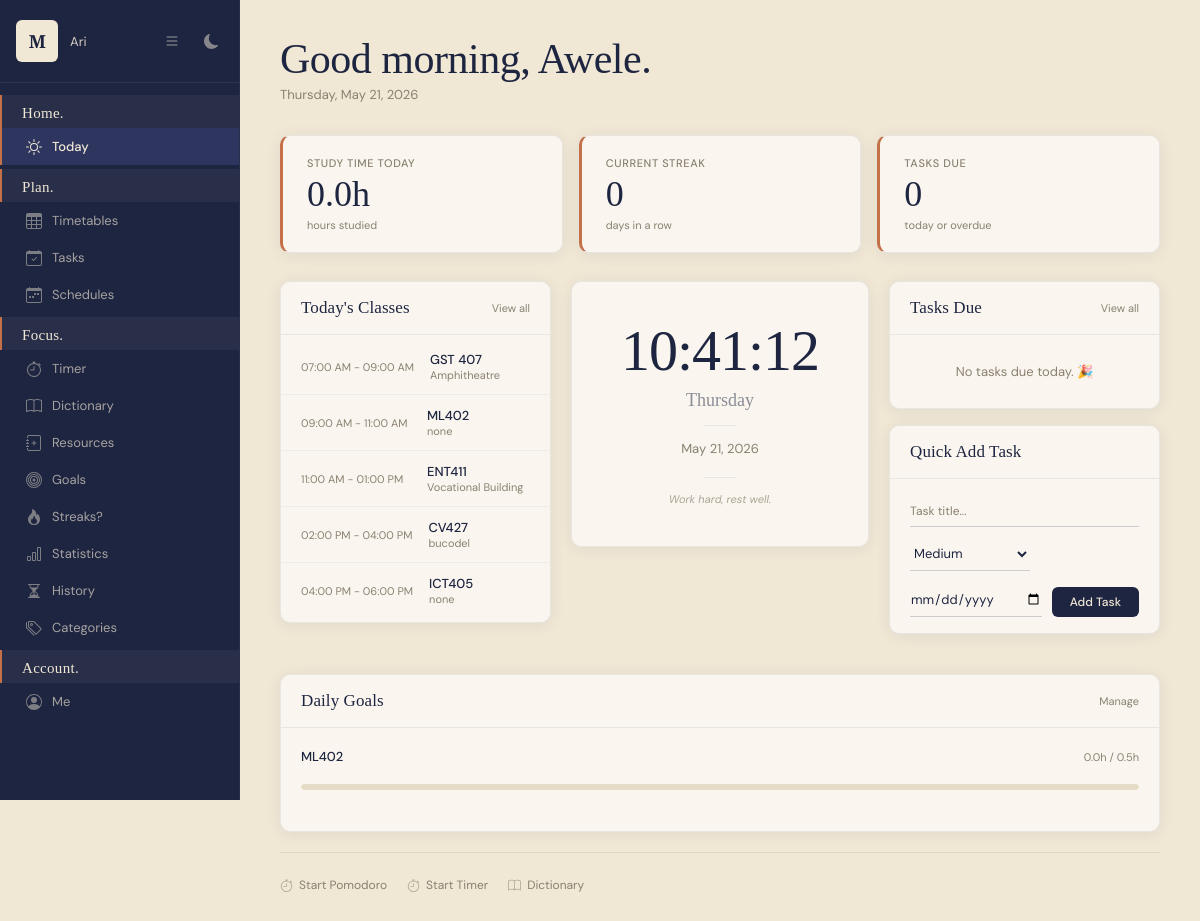
Page / (signed in) on the earlier database version.
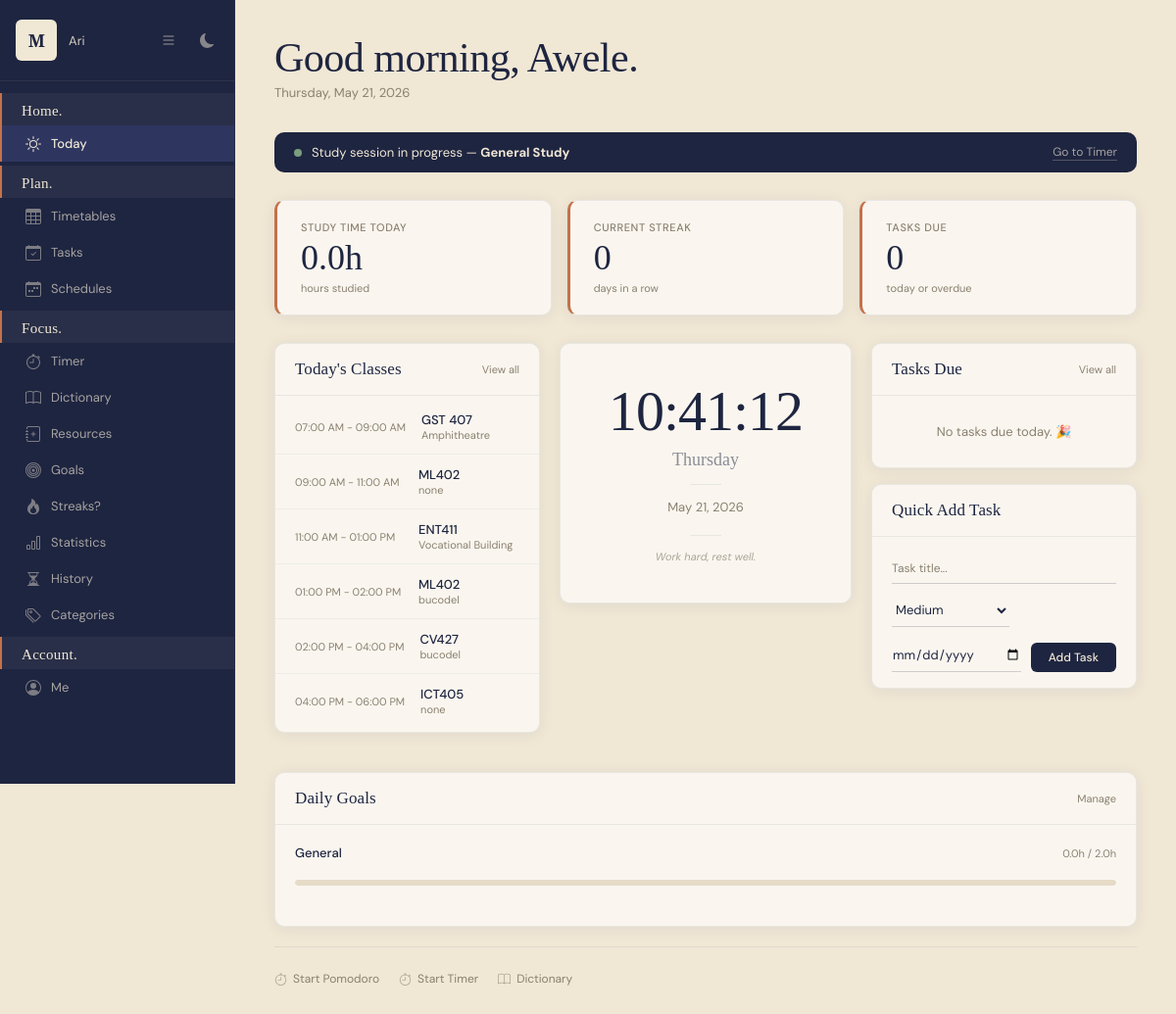
Same page on the later database version.
### planner/models.py (models this page shows, shortened)
class Subject_and_location(models.Model):
    subject = models.CharField(max_length=1000)
    location = models.CharField(max_length=100)
    category = models.ForeignKey(
        'StudyCategory',
        on_delete=models.SET_NULL,
        null=True,
        blank=True
    )

class StudyGoal(models.Model):
    GOAL_TYPE_CHOICES = [
        ('daily', 'Daily'),
        ('weekly', 'Weekly'),
    ]
    user = models.ForeignKey(User, on_delete=models.CASCADE)
    name = models.CharField(max_length=100, blank=True, null=True)
    goal_type = models.CharField(max_length=10, choices=GOAL_TYPE_CHOICES)
    target_hours = models.DecimalField(max_digits=5, decimal_places=2)
    category = models.ForeignKey(StudyCategory, on_delete=models.CASCADE, null=True, blank=True)
    is_active = models.BooleanField(default=True)
    created_at = models.DateTimeField(auto_now_add=True)
    def get_progress(self):
        from django.utils import timezone
        from datetime import timedelta
        from django.db.models import Sum
        now = timezone.now()
        today = now.date()
        if self.goal_type == 'daily':
            sessions = StudySession.objects.filter(
                user=self.user,
                is_active=False,
                start_time__year=today.year,
                start_time__month=today.month,
                start_time__day=today.day
            )
        if self.category:
            sessions = sessions.filter(category=self.category)
        total_seconds = sessions.aggregate(total=Sum('duration_seconds'))['total'] or 0
        total_hours = total_seconds / 3600
        if self.target_hours > 0:
            percentage = min((total_hours / float(self.target_hours)) * 100, 100)
        else:
            percentage = 0
        return {
            'current_hours': round(total_hours, 2),
            'target_hours': float(self.target_hours),
            'percentage': int(round(percentage, 0)),
            'remaining_hours': round(max(float(self.target_hours) - total_hours, 0), 2)
        }
    class Meta:
        ordering = ['-created_at']

class StudyCategory(models.Model):
    user = models.ForeignKey(User, on_delete=models.CASCADE)
    name = models.CharField(max_length=100)
    color = models.CharField(max_length=7, default='#3498db')
    class Meta:
        verbose_name_plural = "Study Categories"

### planner/views/general_views.py (the view)
# urls.py: path('', views.home, name='home'),
@login_required(login_url='planner:login')
def home(request):
    today = timezone.now()
    today_date = today.date()
    day_name = today.strftime('%A')
    timetables = Timetable.objects.filter(user=request.user)
    today_classes = []
    for timetable in timetables:
        entries = TimetableEntry.objects.filter(
            timetable=timetable,
            day=day_name
        ).select_related('timeslot', 'subjectInfo').order_by('timeslot__start_time')
        for entry in entries:
            today_classes.append({
                'time': f"{entry.timeslot.start_time.strftime('%I:%M %p')} - {entry.timeslot.end_time.strftime('%I:%M %p')}",
                'subject': entry.subjectInfo.subject,
                'location': entry.subjectInfo.location,
            })
    today_tasks = Task.objects.filter(
        task_board__user=request.user,
        due_date__lte=today_date,
        is_done=False
    ).select_related('task_board').order_by('due_date')[:10]
    today_sessions = StudySession.objects.filter(
        user=request.user,
        is_active=False,
        start_time__date=today_date
    )
    today_study_seconds = today_sessions.aggregate(
        total=Sum('duration_seconds')
    )['total'] or 0
    today_study_hours = round(today_study_seconds / 3600, 2)
    daily_goals = StudyGoal.objects.filter(
        user=request.user,
        goal_type='daily',
        is_active=True
    )
    goal_progress = []
    for goal in daily_goals:
        progress = goal.get_progress()
        goal_progress.append({
            'goal': goal,
            'progress': progress
        })
    current_streak = StudySession.get_user_streak(request.user)
    active_session = StudySession.objects.filter(
        user=request.user,
        is_active=True
    ).first()
    context = {
        'today_date': today_date,
        'day_name': day_name,
        'today_classes': today_classes,
        'today_tasks': today_tasks,
        'today_study_hours': today_study_hours,
        'goal_progress': goal_progress,
        'current_streak': current_streak,
        'active_session': active_session,
    }
    return render(request, 'today.html', context)

### planner/models.py (called while the page is built, shortened)
    @staticmethod
    def get_user_streak(user):
        from datetime import date, timedelta
        sessions = StudySession.objects.filter(
            user=user,
            is_active=False
        ).order_by('-start_time')
        if not sessions.exists():
            return 0
        study_dates = set()
        for session in sessions:
            study_dates.add(session.start_time.date())
        study_dates = sorted(study_dates, reverse=True)
        today = date.today()
        yesterday = today - timedelta(days=1)
        if today not in study_dates and yesterday not in study_dates:
            return 0

### planner/templates/today.html (shortened to what the changed rows need)
{% extends 'base.html' %}
{% block content %}
    <div class="today-header">
        <h1 class="today-greeting">Good
            {% now "H" as current_hour %}
            {% if current_hour < "12" %}morning{% elif current_hour < "17" %}afternoon{% else %}evening{% endif %},
            {{ user.first_name|default:user.username }}.
        </h1>
    </div>
    {% if active_session %}
    <div class="session-banner">
        <div class="session-banner-left">
            <span class="session-dot"></span>
            <span>
                Study session in progress —
                <strong>{% if active_session.category %}{{ active_session.category.name }}{% else %}General Study{% endif %}</strong>
            </span>
        </div>
        <a href="{% url 'planner:study_timer' %}">Go to Timer</a>
    </div>
    {% endif %}
    <div class="today-grid">
        <div class="section-card">
            <div class="section-card-body">
                {% if today_classes %}
                    {% for class in today_classes %}
                    <div class="class-row">
                        <span class="class-time">{{ class.time }}</span>
                        <div>
                            <div class="class-subject">{{ class.subject }}</div>
                            <div class="class-location">{{ class.location }}</div>
                        </div>
                    </div>
                    {% endfor %}
                {% else %}
                    <div class="empty-state">No classes today.</div>
                {% endif %}
            </div>
        </div>
    </div>
    {% if goal_progress %}
    <div class="section-card" style="margin-bottom: 20px;">
        <div class="section-card-body">
            <div class="goals-row" style="padding: 16px 20px;">
                {% for item in goal_progress %}
                <div class="goal-row" style="padding: 0;">
                    <div class="goal-row-top">
                        <span class="goal-name">
                            {% if item.goal.category %}{{ item.goal.category.name }}{% else %}General{% endif %}
                        </span>
                        <span class="goal-hours">{{ item.progress.current_hours }}h / {{ item.progress.target_hours }}h</span>
                    </div>
                    <progress value="{{ item.progress.percentage }}" max="100"></progress>
                </div>
                {% endfor %}
            </div>
        </div>
    </div>
    {% endif %}
{% endblock %}

Differences in the rows shown:
removed StudyGoal: goal.category.name "ML402", progress.current_hours "0.0", progress.target_hours "0.5", {{ item.progress.percentage }} 0 (drawn)
added Subject_and_location: subject "ML402", location "bucodel"
added StudyGoal: shows "General", progress.current_hours "0.0", progress.target_hours "2.0", {{ item.progress.percentage }} 0 (drawn)
Other differences:
text now shown: "Study session in progress — General Study Go to Timer"
new list line: "01:00 PM - 02:00 PM"
